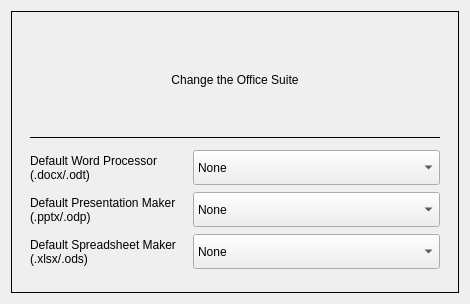
<?xml version="1.0" encoding="UTF-8"?>
<ui version="4.0">
 <class>Dialog</class>
 <widget class="QDialog" name="Dialog">
  <property name="geometry">
   <rect>
    <x>0</x>
    <y>0</y>
    <width>470</width>
    <height>304</height>
   </rect>
  </property>
  <property name="minimumSize">
   <size>
    <width>372</width>
    <height>263</height>
   </size>
  </property>
  <property name="maximumSize">
   <size>
    <width>553</width>
    <height>322</height>
   </size>
  </property>
  <property name="windowTitle">
   <string>Dialog</string>
  </property>
  <property name="styleSheet">
   <string notr="true">QWidget{
	background-color: rgb(30, 31, 47);
	
	font: 9pt &quot;JetBrains Mono&quot;;
	color: rgb(118, 159, 240);
};

</string>
  </property>
  <layout class="QVBoxLayout" name="verticalLayout">
   <item>
    <widget class="QFrame" name="frame">
     <property name="styleSheet">
      <string notr="true">QWidget{
	background-color: rgb(30, 31, 47);
	
	font: 9pt &quot;JetBrains Mono&quot;;
	color: rgb(118, 159, 240);
};

</string>
     </property>
     <property name="frameShape">
      <enum>QFrame::Panel</enum>
     </property>
     <layout class="QHBoxLayout" name="horizontalLayout_4">
      <item>
       <widget class="QWidget" name="widget" native="true">
        <layout class="QVBoxLayout" name="verticalLayout_2">
         <item>
          <widget class="QLabel" name="label_8">
           <property name="sizePolicy">
            <sizepolicy hsizetype="MinimumExpanding" vsizetype="Preferred">
             <horstretch>0</horstretch>
             <verstretch>0</verstretch>
            </sizepolicy>
           </property>
           <property name="minimumSize">
            <size>
             <width>80</width>
             <height>0</height>
            </size>
           </property>
           <property name="maximumSize">
            <size>
             <width>16777215</width>
             <height>100</height>
            </size>
           </property>
           <property name="styleSheet">
            <string notr="true">font: 20pt &quot;JetBrains Mono&quot;;</string>
           </property>
           <property name="text">
            <string>Change the Office Suite</string>
           </property>
           <property name="alignment">
            <set>Qt::AlignCenter</set>
           </property>
           <property name="wordWrap">
            <bool>true</bool>
           </property>
          </widget>
         </item>
         <item>
          <widget class="Line" name="line">
           <property name="frameShadow">
            <enum>QFrame::Plain</enum>
           </property>
           <property name="orientation">
            <enum>Qt::Horizontal</enum>
           </property>
          </widget>
         </item>
         <item>
          <layout class="QFormLayout" name="formLayout">
           <property name="fieldGrowthPolicy">
            <enum>QFormLayout::ExpandingFieldsGrow</enum>
           </property>
           <property name="rowWrapPolicy">
            <enum>QFormLayout::DontWrapRows</enum>
           </property>
           <property name="formAlignment">
            <set>Qt::AlignJustify|Qt::AlignVCenter</set>
           </property>
           <property name="horizontalSpacing">
            <number>7</number>
           </property>
           <property name="verticalSpacing">
            <number>7</number>
           </property>
           <property name="leftMargin">
            <number>0</number>
           </property>
           <item row="0" column="0">
            <widget class="QLabel" name="label">
             <property name="sizePolicy">
              <sizepolicy hsizetype="Preferred" vsizetype="Preferred">
               <horstretch>0</horstretch>
               <verstretch>0</verstretch>
              </sizepolicy>
             </property>
             <property name="minimumSize">
              <size>
               <width>156</width>
               <height>0</height>
              </size>
             </property>
             <property name="maximumSize">
              <size>
               <width>156</width>
               <height>16777215</height>
              </size>
             </property>
             <property name="text">
              <string>Default Word Processor (.docx/.odt)</string>
             </property>
             <property name="wordWrap">
              <bool>true</bool>
             </property>
            </widget>
           </item>
           <item row="0" column="1">
            <widget class="QComboBox" name="browserComboBox">
             <property name="sizePolicy">
              <sizepolicy hsizetype="MinimumExpanding" vsizetype="Fixed">
               <horstretch>0</horstretch>
               <verstretch>0</verstretch>
              </sizepolicy>
             </property>
             <property name="minimumSize">
              <size>
               <width>151</width>
               <height>35</height>
              </size>
             </property>
             <item>
              <property name="text">
               <string>None</string>
              </property>
             </item>
             <item>
              <property name="text">
               <string>Chromium</string>
              </property>
             </item>
             <item>
              <property name="text">
               <string>Firefox</string>
              </property>
             </item>
            </widget>
           </item>
           <item row="1" column="0">
            <widget class="QLabel" name="label_2">
             <property name="sizePolicy">
              <sizepolicy hsizetype="Preferred" vsizetype="Preferred">
               <horstretch>0</horstretch>
               <verstretch>0</verstretch>
              </sizepolicy>
             </property>
             <property name="minimumSize">
              <size>
               <width>156</width>
               <height>0</height>
              </size>
             </property>
             <property name="maximumSize">
              <size>
               <width>156</width>
               <height>16777215</height>
              </size>
             </property>
             <property name="text">
              <string>Default Presentation Maker (.pptx/.odp)</string>
             </property>
             <property name="wordWrap">
              <bool>true</bool>
             </property>
            </widget>
           </item>
           <item row="1" column="1">
            <widget class="QComboBox" name="textEditorComboBox">
             <property name="sizePolicy">
              <sizepolicy hsizetype="MinimumExpanding" vsizetype="Fixed">
               <horstretch>0</horstretch>
               <verstretch>0</verstretch>
              </sizepolicy>
             </property>
             <property name="minimumSize">
              <size>
               <width>151</width>
               <height>35</height>
              </size>
             </property>
             <item>
              <property name="text">
               <string>None</string>
              </property>
             </item>
            </widget>
           </item>
           <item row="2" column="0">
            <widget class="QLabel" name="label_3">
             <property name="sizePolicy">
              <sizepolicy hsizetype="Preferred" vsizetype="Preferred">
               <horstretch>0</horstretch>
               <verstretch>0</verstretch>
              </sizepolicy>
             </property>
             <property name="minimumSize">
              <size>
               <width>156</width>
               <height>0</height>
              </size>
             </property>
             <property name="maximumSize">
              <size>
               <width>156</width>
               <height>16777215</height>
              </size>
             </property>
             <property name="text">
              <string>Default Spreadsheet Maker (.xlsx/.ods)</string>
             </property>
             <property name="wordWrap">
              <bool>true</bool>
             </property>
            </widget>
           </item>
           <item row="2" column="1">
            <widget class="QComboBox" name="mediaComboBox">
             <property name="sizePolicy">
              <sizepolicy hsizetype="MinimumExpanding" vsizetype="Fixed">
               <horstretch>0</horstretch>
               <verstretch>0</verstretch>
              </sizepolicy>
             </property>
             <property name="minimumSize">
              <size>
               <width>151</width>
               <height>35</height>
              </size>
             </property>
             <item>
              <property name="text">
               <string>None</string>
              </property>
             </item>
            </widget>
           </item>
          </layout>
         </item>
        </layout>
       </widget>
      </item>
     </layout>
    </widget>
   </item>
  </layout>
 </widget>
 <resources/>
 <connections/>
</ui>
